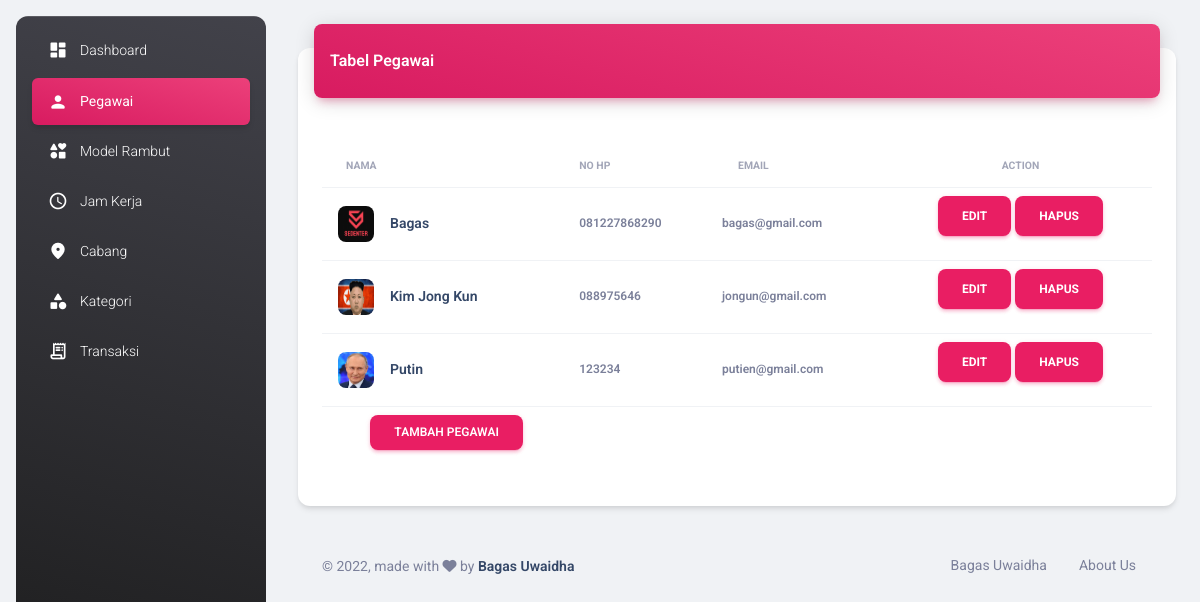
The app's page /admin/pegawai.php, older data.
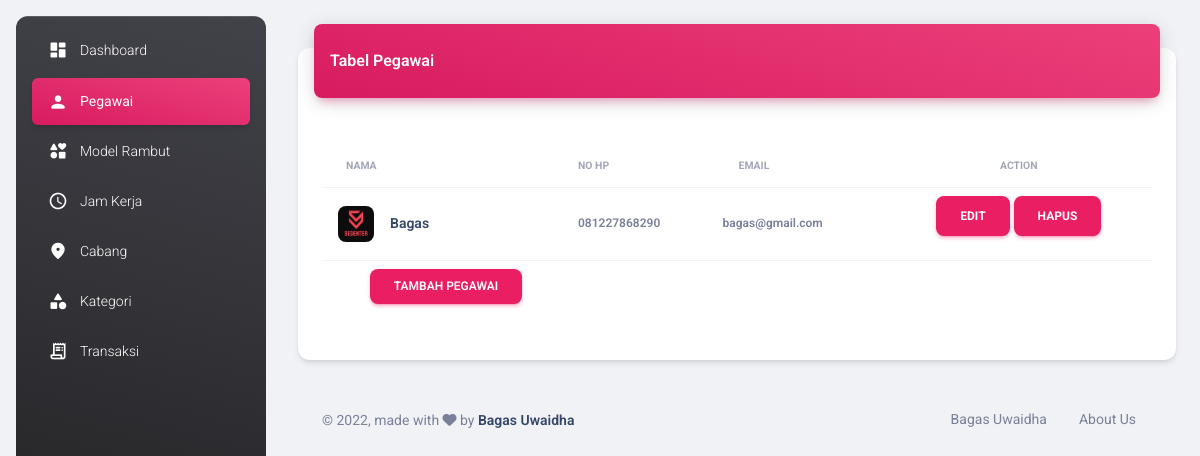
The same page, newer data.
### tables this page shows
CREATE TABLE `pegawai` (
  `id_pegawai` varchar(11) NOT NULL,
  `nama_pegawai` varchar(50) NOT NULL,
  `no_hp` varchar(14) NOT NULL,
  `email` varchar(100) NOT NULL,
  `pass` varchar(100) NOT NULL,
  `pp` varchar(255) DEFAULT NULL
);

### admin/pegawai.php (the view, shortened to what this page needs)
<?php
require "../config.php";
$tbl_pegawai = mysqli_query($conn, "SELECT * FROM pegawai");
?>
<!DOCTYPE html>
<html lang="en">
<head>
  <link href="./assets/css/nucleo-icons.css" rel="stylesheet" />
  <link href="./assets/css/nucleo-svg.css" rel="stylesheet" />
  <link id="pagestyle" href="./assets/css/material-dashboard.css?v=3.0.0" rel="stylesheet" />
</head>
<body class="g-sidenav-show  bg-gray-200">
  <aside class="sidenav navbar navbar-vertical navbar-expand-xs border-0 border-radius-xl my-3 fixed-start ms-3   bg-gradient-dark" id="sidenav-main">
    <hr class="horizontal light mt-0 mb-2">
    <div class="collapse navbar-collapse  w-auto  max-height-vh-100" id="sidenav-collapse-main">
      <ul class="navbar-nav">
        <li class="nav-item">
          <a class="nav-link text-white" href="dashboard.php">
            <div class="text-white text-center me-2 d-flex align-items-center justify-content-center">
              <i class="material-icons opacity-10">dashboard</i>
            </div>
            <span class="nav-link-text ms-1">Dashboard</span>
          </a>
        </li>
        <li class="nav-item">
          <a class="nav-link text-white active bg-gradient-primary" href="pegawai.php">
            <div class="text-white text-center me-2 d-flex align-items-center justify-content-center">
              <i class="material-icons opacity-10">person</i>
            </div>
            <span class="nav-link-text ms-1">Pegawai</span>
          </a>
        </li>
        <li class="nav-item">
          <a class="nav-link text-white" href="model_rambut.php">
            <div class="text-white text-center me-2 d-flex align-items-center justify-content-center">
              <i class="material-icons opacity-10">interests</i>
            </div>
            <span class="nav-link-text ms-1">Model Rambut</span>
          </a>
        </li>
        <li class="nav-item">
          <a class="nav-link text-white" href="jamkerja.php">
            <div class="text-white text-center me-2 d-flex align-items-center justify-content-center">
              <i class="material-icons opacity-10"><span class="material-icons-outlined">schedule</span></i>
            </div>
            <span class="nav-link-text ms-1">Jam Kerja</span>
          </a>
        </li>
        <li class="nav-item">
          <a class="nav-link text-white " href="cabang.php">
            <div class="text-white text-center me-2 d-flex align-items-center justify-content-center">
              <i class="material-icons opacity-10"><span class="material-icons-outlined">place</span></i>
            </div>
            <span class="nav-link-text ms-1">Cabang</span>
          </a>
        </li>
        <li class="nav-item">
          <a class="nav-link text-white" href="kategori.php">
            <div class="text-white text-center me-2 d-flex align-items-center justify-content-center">
              <i class="material-icons opacity-10"><span class="material-icons-outlined">category</span></i>
            </div>
            <span class="nav-link-text ms-1">Kategori</span>
          </a>
        </li>
        <li class="nav-item">
          <a class="nav-link text-white" href="index.php">
            <div class="text-white text-center me-2 d-flex align-items-center justify-content-center">
              <i class="material-icons opacity-10"><span class="material-icons-outlined">receipt_long</span></i>
            </div>
            <span class="nav-link-text ms-1">Transaksi</span>
          </a>
        </li>
      </ul>
    </div>
  </aside>
  <main class="main-content position-relative max-height-vh-100 h-100 border-radius-lg ">
    <div class="container-fluid py-4">
      <div class="row">
        <div class="col-12">
          <div class="card my-4">
            <div class="card-header p-0 position-relative mt-n4 mx-3 z-index-2">
              <div class="bg-gradient-primary shadow-primary border-radius-lg pt-4 pb-3">
                <h6 class="text-white text-capitalize ps-3">Tabel Pegawai</h6>
              </div>
            </div>
            <div class="card-body px-0 pb-2">
              <div class="table-responsive p-0 m-4">
                <table class="table align-items-center mb-0">
                  <thead>
                    <tr>
                      <th class="text-uppercase text-secondary text-xxs font-weight-bolder opacity-7">Nama</th>
                      <th class="text-uppercase text-secondary text-xxs font-weight-bolder opacity-7 ps-2">No Hp</th>
                      <th class="text-uppercase text-secondary text-xxs font-weight-bolder opacity-7">Email</th>
                      <th class="text-center text-uppercase text-secondary text-xxs font-weight-bolder opacity-7">Action</th>
                    </tr>
                  </thead>
                  <tbody>
                    <?php while ($Pegawai = mysqli_fetch_assoc($tbl_pegawai)) { ?>
                      <tr>
                        <td>
                          <div class="d-flex px-2 py-1">
                            <div>
                              <img src="../assets/img/<?php echo $Pegawai["pp"] ?>" class="avatar avatar-sm me-3 border-radius-lg" alt="Foto">
                            </div>
                            <div class="d-flex flex-column justify-content-center">
                              <h6 class="mb-0 text-sm"><?php echo $Pegawai["nama_pegawai"] ?></h6>
                            </div>
                          </div>
                        </td>
                        <td>
                          <p class="text-xs font-weight-bold mb-0"><?php echo $Pegawai["no_hp"] ?></p>
                        </td>
                        <td>
                          <p class="text-xs font-weight-bold mb-0"><?php echo $Pegawai["email"] ?></p>
                        </td>
                        <td class="align-middle text-center">
                          <a class="btn btn-primary" href="editpegawai.php?id=<?php echo $Pegawai['id_pegawai'] ?>" class="text-secondary font-weight-bold text-xs" data-toggle="tooltip" data-original-title="Edit user">
                            Edit
                          </a>
                          <a class="btn btn-primary" href="hapuspegawai.php?id=<?php echo $Pegawai['id_pegawai'] ?>" class="text-secondary font-weight-bold text-xs" data-toggle="tooltip" data-original-title="Edit user">
                            Hapus
                          </a>
                        </td>
                      </tr>
                    <?php } ?>
                    <td class="text-center">
                      <buttons class="btn btn-primary text-secondary font-weight-bold text-xs text-white" data-bs-toggle="modal" data-bs-target="#TambahPegawai">
                        Tambah Pegawai
                      </buttons>
                    </td>
                  </tbody>
                </table>
              </div>
            </div>
          </div>
        </div>
      </div>
      <footer class="footer py-4  ">
        <div class="container-fluid">
          <div class="row align-items-center justify-content-lg-between">
            <div class="col-lg-6 mb-lg-0 mb-4">
              <div class="copyright text-center text-sm text-muted text-lg-start">
                © ,
                made with <i class="fa fa-heart"></i> by
                <a href="https://github.com/indogegewepe" class="font-weight-bold" target="_blank">Bagas Uwaidha</a>
              </div>
            </div>
            <div class="col-lg-6">
              <ul class="nav nav-footer justify-content-center justify-content-lg-end">
                <li class="nav-item">
                  <a href="https://github.com/indogegewepe" class="nav-link text-muted" target="_blank">Bagas Uwaidha</a>
                </li>
                <li class="nav-item">
                  <a href="http://localhost/Responsi%20BasDat/Responsi/" class="nav-link text-muted" target="_blank">About Us</a>
                </li>
              </ul>
            </div>
          </div>
        </div>
      </footer>
    </div>
  </main>
</body>
</html>

Row changes from the older to the newer data that the page shows:
removed pegawai: pp (picture), nama_pegawai "Kim Jong Kun", no_hp "088975646", email "jongun@gmail.com"
removed pegawai: pp (picture), nama_pegawai "Putin", no_hp "123234", email "putien@gmail.com"
